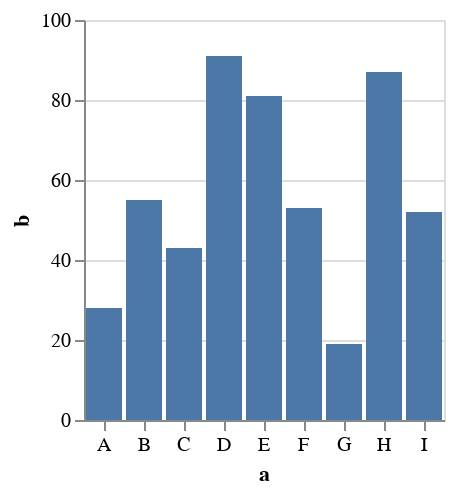

Vega-Lite specification for this chart:
### Vega specification from a JSON file in a GitHub repository (floating-point values rounded to 4 significant figures)
{"$schema": "https://vega.github.io/schema/vega/v5.json", "description": "A simple bar chart with embedded data.", "background": "white", "padding": 5, "height": 200, "style": "cell", "data": [{"name": "source_0", "values": [{"a": "A", "b": 28}, {"a": "B", "b": 55}, {"a": "C", "b": 43}, {"a": "D", "b": 91}, {"a": "E", "b": 81}, {"a": "F", "b": 53}, {"a": "G", "b": 19}, {"a": "H", "b": 87}, {"a": "I", "b": 52}]}, {"name": "data_0", "source": "source_0", "transform": [{"type": "filter", "expr": "isValid(datum[\"b\"]) && isFinite(+datum[\"b\"])"}]}], "signals": [{"name": "x_step", "value": 20}, {"name": "width", "update": "bandspace(domain('x').length, 0.1, 0.05) * x_step"}], "marks": [{"name": "marks", "type": "rect", "style": ["bar"], "from": {"data": "data_0"}, "encode": {"update": {"fill": {"value": "#4c78a8"}, "ariaRoleDescription": {"value": "bar"}, "description": {"signal": "\"a: \" + (isValid(datum[\"a\"]) ? datum[\"a\"] : \"\"+datum[\"a\"]) + \"; b: \" + (format(datum[\"b\"], \"\"))"}, "x": {"scale": "x", "field": "a"}, "width": {"scale": "x", "band": 1}, "y": {"scale": "y", "field": "b"}, "y2": {"scale": "y", "value": 0}}}}], "scales": [{"name": "x", "type": "band", "domain": {"data": "data_0", "field": "a", "sort": true}, "range": {"step": {"signal": "x_step"}}, "paddingInner": 0.1, "paddingOuter": 0.05}, {"name": "y", "type": "linear", "domain": {"data": "data_0", "field": "b"}, "range": [{"signal": "height"}, 0], "nice": true, "zero": true}], "axes": [{"scale": "y", "orient": "left", "gridScale": "x", "grid": true, "tickCount": {"signal": "ceil(height/40)"}, "domain": false, "labels": false, "aria": false, "maxExtent": 0, "minExtent": 0, "ticks": false, "zindex": 0}, {"scale": "x", "orient": "bottom", "grid": false, "title": "a", "labelAngle": 0, "labelBaseline": "top", "zindex": 0}, {"scale": "y", "orient": "left", "grid": false, "title": "b", "labelOverlap": true, "tickCount": {"signal": "ceil(height/40)"}, "zindex": 0}], "config": {}}
